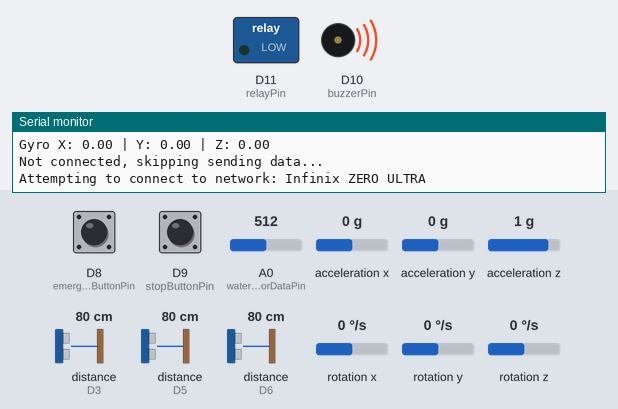
A sketch run on a simulated Arduino Nano 33 IoT. On the bench: switched loads named in the sketch (green lamp = pin HIGH), buzzer (waves = sounding, pin HIGH), the last lines printed to the serial monitor. Wiring (inferred from the names in the program): 3 × ultrasonic range finder: trigger D2, echo D3 / trigger D4, echo D5 / trigger D7, echo D6. The test bench sets the inputs (shaded band); at power-on: distance to the obstacle (sensors on D6, D3, D5) 80 cm, D8 (emergencyButtonPin) HIGH, D9 (stopButtonPin) HIGH, A0 (waterSensorDataPin) = 512, acceleration x 0 g, acceleration y 0 g, acceleration z 1 g, rotation x 0 °/s, rotation y 0 °/s, rotation z 0 °/s. The echo pulse lasts 58.3 µs per cm; WiFi joins after 1.5 s; servers stay silent unless stated; no MQTT or app messages arrive unless stated; pins used as bus, display or sensor lines are not drawn.

Above: at 5.9 s.
6.0 s: distance to the obstacle (sensor on D6) set to 19 cm
At 6.6 s:
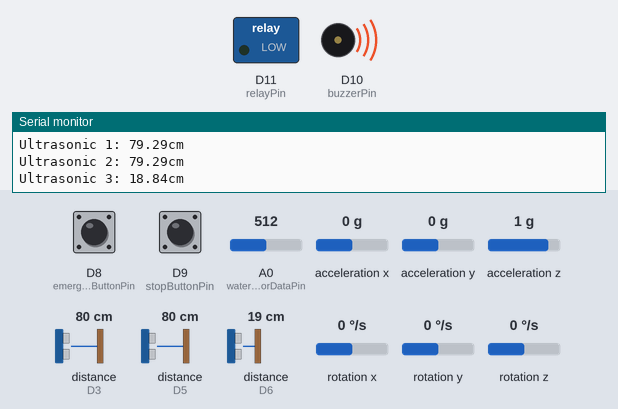
8.0 s: distance to the obstacle (sensor on D6) set to 22 cm
At 9.2 s:
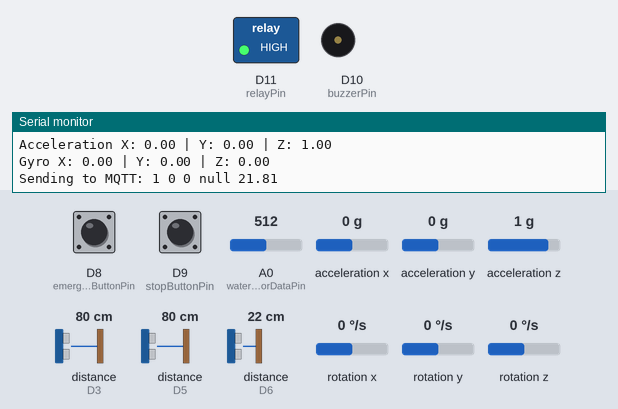
12.6 s: D8 (emergencyButtonPin) pulled LOW for 0.15 s
At 13.9 s:
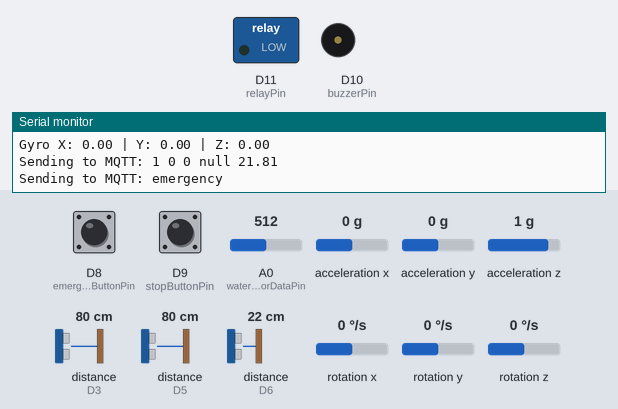
20.6 s: D8 (emergencyButtonPin) pulled LOW for 3.2 s
Timing chart, 0 to 33.6 s (numbered marks = the images above; inputs shaded):
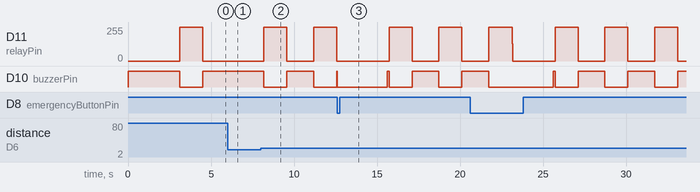

The sketch:

main.ino
```cpp
#include <WiFiNINA.h>
#include <PubSubClient.h>
#include <Arduino_LSM6DS3.h>

const long WIFI_RECONNECT_COOLDOWN = 5000;
const long MQTT_RECONNECT_COOLDOWN = 5000;
const long EMERGENCY_COOLDOWN = 10000;
const long EMERGENCY_DURATION = 3000;
const long ALARM_COOLDOWN = 3000;
const long ALARM_DURATION = 1500;
const double DISTANCE_MIN_THRESHOLD = 20;
const double DISTANCE_MAX_THRESHOLD = 100;
const double DEPTH_MIN_THRESHOLD = 20;
const double DEPTH_MAX_THRESHOLD = 100;
const double WATER_THRESHOLD = 1000;
const double GYROSCOPE_THRESHOLD = 200;
const char DATA_CHANNEL[] = "data";
const char SETTINGS_CHANNEL[] = "settings";

const int trigPin1 = 2;
const int echoPin1 = 3;
const int trigPin2 = 4;
const int echoPin2 = 5;
const int trigPin3 = 7;
const int echoPin3 = 6;
const int emergencyButtonPin = 8;
const int stopButtonPin = 9;
const int buzzerPin = 10;
const int relayPin = 11;
const int waterSensorPowerPin = 12;
const int waterSensorDataPin = A0;

char ssid[] = "Infinix ZERO ULTRA";
char pass[] = "qwertyuiop123456789";
// const char mqttServer[] = "34.1.195.29";
const char mqttServer[] = "mqtt-dashboard.com";
const int mqttPort = 1883;

double volume = 0;
double intensity = 1;
unsigned long wifiLastReconnect = 0;
unsigned long mqttLastReconnect = 0;
unsigned long lastEmergencyTriggered = 0;
unsigned long lastAlarmTriggered = 0;
bool emergencyMode = false;
bool alarmMode = false;
String message = "";
bool lastObstacleDetected = false;
bool lastWaterDetected = false;
bool lastFallDetected = false;

WiFiClient wifiClient;
PubSubClient mqttClient(wifiClient);

void setup() {
  Serial.begin(9600);
  while (!Serial);
  pinMode(trigPin1, OUTPUT);
  pinMode(echoPin1, INPUT);
  pinMode(trigPin2, OUTPUT);
  pinMode(echoPin2, INPUT);
  pinMode(trigPin3, OUTPUT);
  pinMode(echoPin3, INPUT);
  pinMode(emergencyButtonPin, INPUT_PULLUP);
  pinMode(stopButtonPin, INPUT_PULLUP);
  pinMode(buzzerPin, OUTPUT);
  pinMode(relayPin, OUTPUT);
  pinMode(waterSensorPowerPin, OUTPUT);
  digitalWrite(waterSensorPowerPin, LOW);

  digitalWrite(relayPin, LOW);
  digitalWrite(buzzerPin, HIGH);

  if (!IMU.begin()) {
    Serial.println("Failed to initialize IMU!");
    while (1);
  }

  connectToWifi();
  mqttClient.setServer(mqttServer, mqttPort);
  mqttClient.setCallback(mqttCallback);
  connectToMQTT();
}

void loop() {
  connectToWifi();
  connectToMQTT();

  unsigned long currentMillis = millis();
  if (!emergencyMode && digitalRead(emergencyButtonPin) == LOW && currentMillis - lastEmergencyTriggered >= EMERGENCY_COOLDOWN) {
    message = "emergency";
    sendData(message);
    emergencyMode = true;
    lastEmergencyTriggered = currentMillis;
  }

  if (!emergencyMode && !alarmMode && currentMillis - lastAlarmTriggered >= ALARM_COOLDOWN) {
    double distance = getDistance();
    double depth = getDepth();
    int moisture = getMoisture();
    bool fall = getFall();
    String distanceString = "null";
    String depthString = "null";

    bool obstacleDetected = distance >= DISTANCE_MIN_THRESHOLD && distance <= DISTANCE_MAX_THRESHOLD;
    if (obstacleDetected && !lastObstacleDetected) {
      alarmMode = true;
      lastAlarmTriggered = currentMillis;
      distanceString = String(distance);
    }

    bool depthDetected = depth >= DEPTH_MIN_THRESHOLD && distance <= DEPTH_MAX_THRESHOLD;
    if (depthDetected) {
      alarmMode = true;
      lastAlarmTriggered = currentMillis;
      depthString = String(depth);
    }

    bool waterDetected = false;
    if (waterDetected && !lastWaterDetected) {
      alarmMode = true;
      lastAlarmTriggered = currentMillis;
    }

    if (fall && !lastFallDetected) {
      alarmMode = true;
      lastAlarmTriggered = currentMillis;
    }

    bool depthOnly = depthDetected && !obstacleDetected && !waterDetected && !fall;

    if (alarmMode && !depthOnly) {
      message = String((obstacleDetected ? "1" : "0")) + " " +
                String((waterDetected ? "1" : "0")) + " " +
                String((fall ? "1" : "0")) + " " +
                distanceString + " " +
                depthString;
      sendData(message);
    }

    lastObstacleDetected = obstacleDetected;
    lastWaterDetected = waterDetected;
    lastFallDetected = lastFallDetected;
  }

  if (digitalRead(stopButtonPin) == LOW) {
    Serial.println("Stop button pressed");
    digitalWrite(relayPin, LOW);
    digitalWrite(buzzerPin, HIGH);
    emergencyMode = false;
    alarmMode = false;
  }

  currentMillis = millis();

  if (emergencyMode && currentMillis - lastEmergencyTriggered > EMERGENCY_DURATION) {
    digitalWrite(relayPin, LOW);
    digitalWrite(buzzerPin, HIGH);
    emergencyMode = false;
  }

  if (emergencyMode && currentMillis - lastEmergencyTriggered <= EMERGENCY_DURATION) {
    digitalWrite(relayPin, LOW);
    digitalWrite(buzzerPin, LOW);
  }

  if (alarmMode && currentMillis - lastAlarmTriggered > ALARM_DURATION) {
    digitalWrite(relayPin, LOW);
    digitalWrite(buzzerPin, HIGH);
    alarmMode = false;
  }

  if (alarmMode && currentMillis - lastAlarmTriggered <= ALARM_DURATION) {
    digitalWrite(relayPin, HIGH);
    digitalWrite(buzzerPin, LOW);
  }

  mqttClient.loop();
}

void connectToWifi() {
  unsigned long currentMillis = millis();
  if (WiFi.status() != WL_CONNECTED && currentMillis - wifiLastReconnect >= WIFI_RECONNECT_COOLDOWN) {
    Serial.print("Attempting to connect to network: ");
    Serial.println(ssid);
    int status = WiFi.begin(ssid, pass);
    wifiLastReconnect = currentMillis;
    if (status == WL_CONNECTED) {
      Serial.println("Successfully connected to WIFI network");
      return;
    }
    Serial.println("WIFI connection failed. Will try again in " + String(WIFI_RECONNECT_COOLDOWN) + "ms");
  }
}

void connectToMQTT() {
  unsigned long currentMillis = millis();
  if (!mqttClient.connected() && currentMillis - mqttLastReconnect >= MQTT_RECONNECT_COOLDOWN) {
    Serial.print("Attempting MQTT connection...");
    mqttClient.connect("blindstick");
    mqttLastReconnect = currentMillis;
    if (mqttClient.connected()) {
      Serial.println("Successfully connected to MQTT network");
      return;
    }
    Serial.println("MQTT connection failed. Will try again in " + String(MQTT_RECONNECT_COOLDOWN) + "ms");
  }
}

void mqttCallback(char* topic, byte* payload, unsigned int length) {
  Serial.print("Message arrived [");
  Serial.print(topic);
  Serial.print("] ");
  for (int i = 0; i < length; i++) {
    Serial.print((char)payload[i]);
  }
  Serial.println();
  String message = String((char*)payload).substring(0, length);
  sscanf(message.c_str(), "%lf %lf", &volume, &intensity);
  Serial.print("Volume: ");
  Serial.println(volume);
  Serial.print("Intensity: ");
  Serial.println(intensity);
}

double getDistance(){
  digitalWrite(trigPin1, HIGH);
  delayMicroseconds(10);
  digitalWrite(trigPin1, LOW);
  double duration1 = pulseIn(echoPin1, HIGH);
  double distance1 = 0.017 * duration1;

  digitalWrite(trigPin2, HIGH);
  delayMicroseconds(10);
  digitalWrite(trigPin2, LOW);
  double duration2 = pulseIn(echoPin2, HIGH);
  double distance2 = 0.017 * duration2;

  Serial.println("Ultrasonic 1: " + String(distance1) + "cm");
  Serial.println("Ultrasonic 2: " + String(distance2) + "cm");
  return min(distance1, distance2);
}

double getDepth(){
  digitalWrite(trigPin3, HIGH);
  delayMicroseconds(10);
  digitalWrite(trigPin3, LOW);
  double duration = pulseIn(echoPin3, HIGH);
  double distance = 0.017 * duration;
  Serial.println("Ultrasonic 3: " + String(distance) + "cm");
  return distance;
}

int getMoisture() {
  digitalWrite(waterSensorPowerPin, HIGH);
  delay(100);
  int value = analogRead(waterSensorDataPin);
  digitalWrite(waterSensorPowerPin, LOW);
  Serial.println("Water sensor: " + String(value));
  return value;
}

bool getFall() {
  float accelX = 0, accelY = 0, accelZ = 0;
  float gyroX = 0, gyroY = 0, gyroZ = 0;

  if (IMU.accelerationAvailable()) {
    IMU.readAcceleration(accelX, accelY, accelZ);
    Serial.print("Acceleration X: ");
    Serial.print(accelX);
    Serial.print(" | Y: ");
    Serial.print(accelY);
    Serial.print(" | Z: ");
    Serial.println(accelZ);
  }

  if (IMU.gyroscopeAvailable()) {
    IMU.readGyroscope(gyroX, gyroY, gyroZ);
    Serial.print("Gyro X: ");
    Serial.print(gyroX);
    Serial.print(" | Y: ");
    Serial.print(gyroY);
    Serial.print(" | Z: ");
    Serial.println(gyroZ);
  }

  if (abs(gyroX) > GYROSCOPE_THRESHOLD || abs(gyroY) > GYROSCOPE_THRESHOLD || abs(gyroZ) > GYROSCOPE_THRESHOLD) {
    Serial.println("Fall detected!");
    return true;
  }

  return false;
}

void sendData(String message) {
  if (WiFi.status() == WL_CONNECTED && mqttClient.connected()) {
    Serial.println("Sending to MQTT: " + message);
    mqttClient.publish(DATA_CHANNEL, message.c_str());
  }
  else {
    Serial.println("Not connected, skipping sending data...");
  }
}
```

Measured:
- the behaviour switches between 20 and 21 cm on distance to the obstacle (sensor on D6) (found by bisection; images 1 and 2)
- after the input at 6.0 s, D11 (relayPin): stays 0/255 (without the input it goes to 255/255 after 0.67 s); D10 (buzzerPin): stays HIGH (without the input it goes to LOW after 0.67 s)
- after the input at 8.0 s, D11 (relayPin): alternates 255/255 for 1.4 s and 0/255 for 1.6 s, starting after 0.18 s; D10 (buzzerPin): alternates HIGH for 1.6 s and LOW for 1.4 s, starting after 0.18 s
